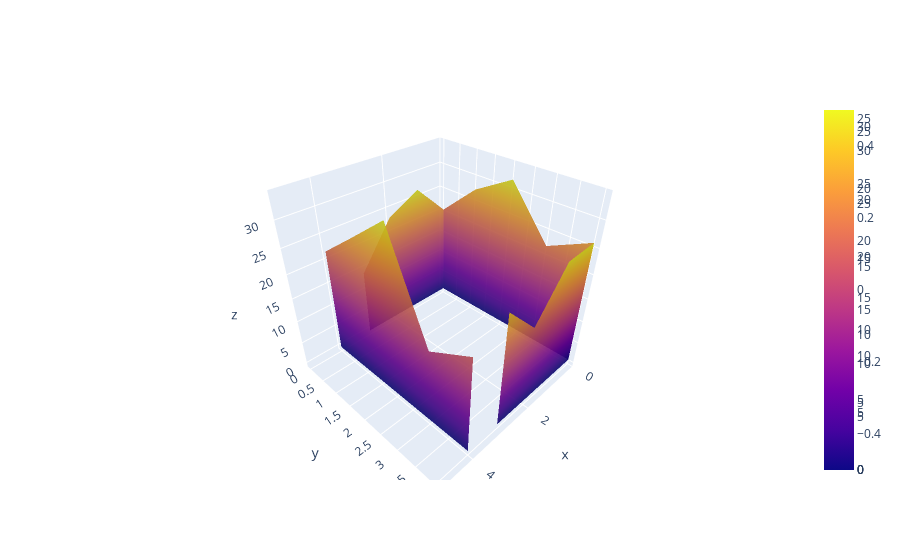

Notebook source saved alongside this figure:
### Code cell
Z = generar_terreno(
        tamaño=(5, 5),
        altura_min=2,
        altura_max=35,
        variabilidad=50/100,
        semilla=0
)
longitud = 5
iteracion = 0
superficies = [go.Surface(z = Z[: , : - iteracion])] 
fila_de_ceros = np.full(longitud, 0)
fila_de_valor_limite = np.full(longitud, longitud-1)
fila_lineal = np.linspace(0, longitud-1, longitud)
max_r = np.linspace(9,9,10)
lin_r = np.linspace(0,9,10)

#   ---------- Pared 1:
x = np.array([fila_de_ceros, fila_de_ceros])
y = np.array([fila_lineal, fila_lineal])
z = np.array([fila_de_ceros, Z[:,0]])

superficies.append(go.Surface(x=x, y=y, z=z, opacity = 0.9))
#   ---------- Pared 2:
x = np.array([fila_lineal[:-(iteracion+1)], fila_lineal[:-(iteracion+1)]])
y = np.array([fila_de_ceros[:-(iteracion+1)], fila_de_ceros[:-(iteracion+1)]])
z = np.array([fila_de_ceros[:-(iteracion+1)], Z[0,:][:-(iteracion+1)]])   
superficies.append(go.Surface(x=x, y=y, z=z, opacity = 0.9))
#   ---------- Pared 3:
x = np.array([fila_lineal[:-(iteracion+1)], fila_lineal[:-(iteracion+1)]])
y = np.array([fila_de_valor_limite[:-(iteracion+1)], fila_de_valor_limite[:-(iteracion+1)]])
z = np.array([fila_de_ceros[:-(iteracion+1)], Z[longitud-1,:][:-(iteracion+1)]])   

superficies.append(go.Surface(x=x, y=y, z=z, opacity = 0.9))
#   ---------- Pared 4:
x = np.array([fila_de_valor_limite - iteracion, fila_de_valor_limite - iteracion])
y = np.array([fila_lineal, fila_lineal])
z = np.array([fila_de_ceros, Z[:, longitud-iteracion-1]]) 

superficies.append(go.Surface(x=x, y=y, z=z, opacity = 0.9))

fig = go.Figure(data = superficies)
fig.update_layout(
    scene = dict(
        xaxis = dict(nticks=4, range=[0,longitud])            
    )
)
fig.show()

### Figure 1 — Plotly figure (JSON) as saved in the notebook; plotly's stock layout.template omitted (floating-point values rounded to 4 significant figures)
{"data": [{"type": "surface", "z": [[], [], [], [], []]}, {"opacity": 0.9, "type": "surface", "x": [[0, 0, 0, 0, 0], [0, 0, 0, 0, 0]], "y": [[0, 1, 2, 3, 4], [0, 1, 2, 3, 4]], "z": [[0, 0, 0, 0, 0], [20.11, 27.06, 31.43, 21.6, 25.6]]}, {"opacity": 0.9, "type": "surface", "x": [[0, 1, 2, 3], [0, 1, 2, 3]], "y": [[0, 0, 0, 0], [0, 0, 0, 0]], "z": [[0, 0, 0, 0], [20.11, 26.62, 23.31, 14.03]]}, {"opacity": 0.9, "type": "surface", "x": [[0, 1, 2, 3], [0, 1, 2, 3]], "y": [[4, 4, 4, 4], [4, 4, 4, 4]], "z": [[0, 0, 0, 0], [25.6, 25.23, 16.44, 23.43]]}, {"opacity": 0.9, "type": "surface", "x": [[4, 4, 4, 4, 4], [4, 4, 4, 4, 4]], "y": [[0, 1, 2, 3, 4], [0, 1, 2, 3, 4]], "z": [[0, 0, 0, 0, 0], [21.89, 27.79, 33.8, 15.44, 19.98]]}], "layout": {"scene": {"aspectmode": "auto", "aspectratio": {"x": 1, "y": 1, "z": 1}, "xaxis": {"nticks": 4, "range": [0, 5]}}}}
